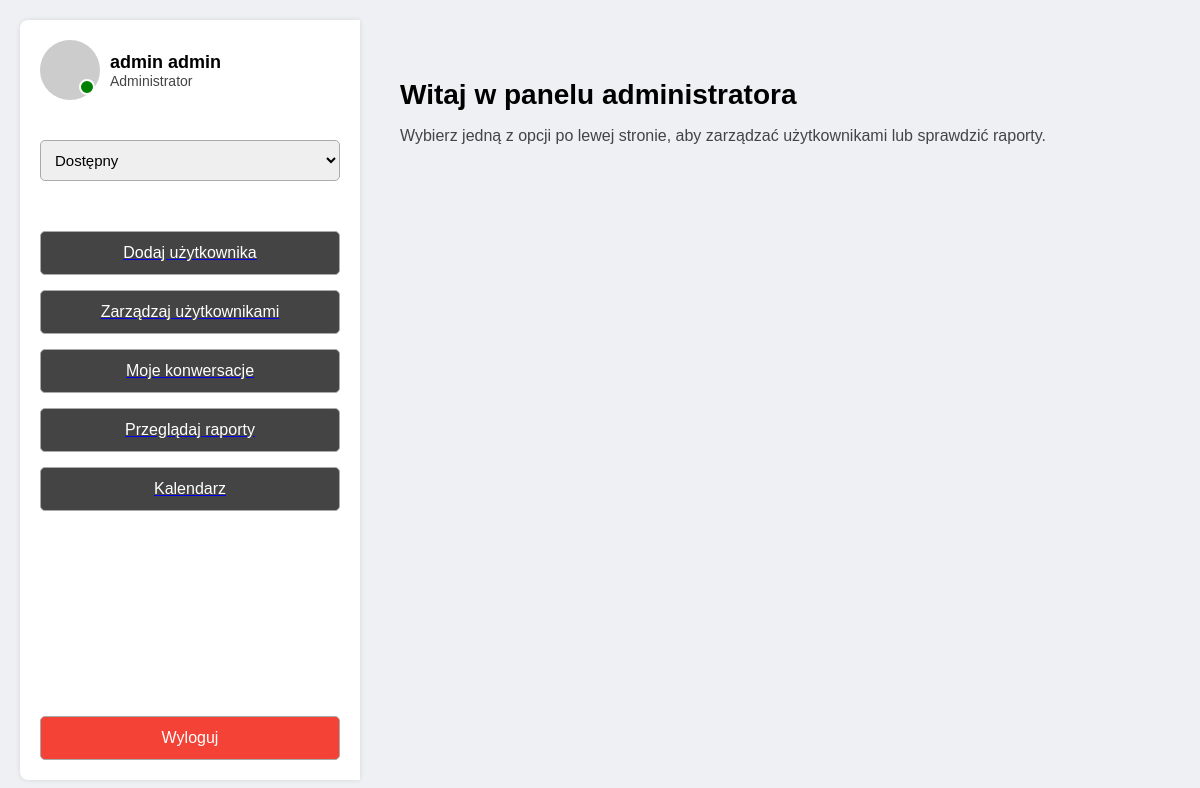
The page /administrator/mainpage/ (signed in) on the database its author committed.
### users/models.py (models this page shows, shortened)
class User(AbstractUser):
    ROLE_CHOICES = [
        ('administrator', 'Administrator'),
        ('secretariat', 'Sekretariat'),
        ('user', 'Użytkownik'),
    ]
    STATUS_CHOICES = [
        ('available', 'Dostępny'),
        ('busy', 'Zajęty'),
        ('offline', 'Niedostępny'),
    ]
    rola = models.CharField(max_length=20, choices=ROLE_CHOICES, default='user')
    status = models.CharField(max_length=20, choices=STATUS_CHOICES, default='available')

### users/views.py (the view)
# urls.py: path('administrator/mainpage/', administrator_mainpage, name='administrator_mainpage'),
@login_required
def administrator_mainpage(request):
    return render(request, 'administrator/administrator_mainpage.html')

### users/templates/administrator/administrator_mainpage.html (shortened to what this page needs)
<!DOCTYPE html>
<html lang="pl">
<head>
</head>
<body>
  <div class="container">
    <div class="sidebar">
      <div class="top-section">
        <div class="profile">
          <div class="profile-pic">
            <div class="status-dot {% if request.user.status == 'available' %}green{% elif request.user.status == 'busy' %}orange{% else %}gray{% endif %}"></div>
          </div>
          <div class="user-info">
            <h2>{{ request.user.get_full_name }}</h2>
            <div class="role">{{ request.user.get_rola_display }}</div>
          </div>
        </div>
        <form id="statusForm" method="post" action="{% url 'change_status' %}" style="margin-top: 10px;">
          <select name="status" id="statusSelect" style="width: 100%; padding: 10px; font-size: 15px; border-radius: 5px; border: 1px solid #aaa;">
            <option value="available" {% if request.user.status == 'available' %}selected{% endif %}>Dostępny</option>
          </select>
        </form>
        <div class="buttons">
          <a href="/administrator/adduser/"><button>Dodaj użytkownika</button></a>
          <a href="/administrator/edituser/"><button>Zarządzaj użytkownikami</button></a>
          <a href="{% url 'messages' %}"><button>Moje konwersacje</button></a>
          <a href="/administrator/raport/"><button>Przeglądaj raporty</button></a>
          <a href="{% url 'calendar' %}"><button>Kalendarz</button></a>
        </div>
      </div>
      <form method="post" action="{% url 'logout' %}">
        <button class="logout-btn" type="submit">Wyloguj</button>
      </form>
    </div>
    <div class="main">
      <h1>Witaj w panelu administratora</h1>
      <p>Wybierz jedną z opcji po lewej stronie, aby zarządzać użytkownikami lub sprawdzić raporty.</p>
    </div>
  </div>
</body>
</html>

### users/templates/administrator/administrator_mainpage.html (style rules this page uses)
body { margin: 0; font-family: Arial, sans-serif; background-color: #eef0f3; }
.container { display: flex; height: 100vh; padding: 20px; box-sizing: border-box; }
.sidebar { width: 300px; background-color: white; padding: 20px; border-radius: 8px 0 0 8px; box-shadow: 0 0 5px rgba(0, 0, 0, 0.1); display: flex; flex-direction: column; }
.top-section { display: flex; flex-direction: column; gap: 30px; }
.profile { display: flex; align-items: center; gap: 10px; }
.profile-pic { width: 60px; height: 60px; background-color: #ccc; border-radius: 50%; position: relative; }
.status-dot { position: absolute; bottom: 5px; right: 5px; width: 12px; height: 12px; background-color: green; border-radius: 50%; border: 2px solid white; }
.user-info h2 { margin: 0; font-size: 18px; }
.role { font-size: 14px; color: #444; }
.buttons { display: flex; flex-direction: column; gap: 15px; margin-top: 20px; }
.buttons a { width: 100%; }
.buttons a button, .logout-btn { width: 100%; padding: 12px 20px; font-size: 16px; border: 1px solid #aaa; border-radius: 5px; cursor: pointer; box-sizing: border-box; text-align: center; display: block; color: #ffffff; background-color: #444; }
.logout-btn { background-color: #f44336; color: white; margin-top: auto; }
.main { flex: 1; padding: 40px; }
.main h1 { font-size: 28px; margin-bottom: 10px; }
.main p { font-size: 16px; color: #444; }
form { margin-top: auto; }
.status-dot.green { background-color: green; }

### rows shown on the page
User: user.get_full_name "admin admin", user.rola "Administrator", status "Dostępny"
